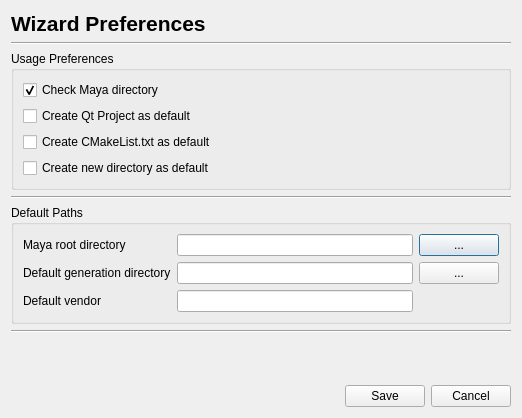
<?xml version="1.0" encoding="UTF-8"?>
<ui version="4.0">
 <class>PreferencesWindow</class>
 <widget class="QDialog" name="PreferencesWindow">
  <property name="geometry">
   <rect>
    <x>0</x>
    <y>0</y>
    <width>522</width>
    <height>418</height>
   </rect>
  </property>
  <property name="windowTitle">
   <string>Preferences</string>
  </property>
  <layout class="QVBoxLayout" name="verticalLayout">
   <item>
    <widget class="QLabel" name="lbl_pref">
     <property name="font">
      <font>
       <pointsize>16</pointsize>
       <weight>75</weight>
       <bold>true</bold>
      </font>
     </property>
     <property name="text">
      <string>Wizard Preferences</string>
     </property>
    </widget>
   </item>
   <item>
    <widget class="Line" name="line">
     <property name="orientation">
      <enum>Qt::Horizontal</enum>
     </property>
    </widget>
   </item>
   <item>
    <widget class="QGroupBox" name="gbx_genPrefs">
     <property name="title">
      <string>Usage Preferences</string>
     </property>
     <layout class="QGridLayout" name="gridLayout_2">
      <item row="0" column="0">
       <widget class="QCheckBox" name="cbx_checkMayaDir">
        <property name="text">
         <string>Check Maya directory</string>
        </property>
        <property name="checked">
         <bool>true</bool>
        </property>
       </widget>
      </item>
      <item row="2" column="0">
       <widget class="QCheckBox" name="cbx_createCMake">
        <property name="text">
         <string>Create CMakeList.txt as default</string>
        </property>
       </widget>
      </item>
      <item row="1" column="0">
       <widget class="QCheckBox" name="cbx_createQt">
        <property name="text">
         <string>Create Qt Project as default</string>
        </property>
       </widget>
      </item>
      <item row="3" column="0">
       <widget class="QCheckBox" name="cbx_createNewDir">
        <property name="text">
         <string>Create new directory as default</string>
        </property>
       </widget>
      </item>
     </layout>
    </widget>
   </item>
   <item>
    <widget class="Line" name="line_3">
     <property name="orientation">
      <enum>Qt::Horizontal</enum>
     </property>
    </widget>
   </item>
   <item>
    <widget class="QGroupBox" name="gbx_paths">
     <property name="title">
      <string>Default Paths</string>
     </property>
     <layout class="QGridLayout" name="gridLayout">
      <item row="1" column="1">
       <widget class="QLineEdit" name="line_genDir"/>
      </item>
      <item row="1" column="0">
       <widget class="QLabel" name="lbl_defaultGenDir">
        <property name="text">
         <string>Default generation directory</string>
        </property>
       </widget>
      </item>
      <item row="2" column="1">
       <widget class="QLineEdit" name="line_vendor"/>
      </item>
      <item row="0" column="1">
       <widget class="QLineEdit" name="line_mayaRootDir"/>
      </item>
      <item row="0" column="0">
       <widget class="QLabel" name="lbl_mayaDir">
        <property name="text">
         <string>Maya root directory</string>
        </property>
       </widget>
      </item>
      <item row="2" column="0">
       <widget class="QLabel" name="lbl_defaultVendor">
        <property name="text">
         <string>Default vendor</string>
        </property>
       </widget>
      </item>
      <item row="0" column="2">
       <widget class="QPushButton" name="btn_browseForMayaRootDirectory">
        <property name="text">
         <string>...</string>
        </property>
       </widget>
      </item>
      <item row="1" column="2">
       <widget class="QPushButton" name="btn_browseForGenDir">
        <property name="text">
         <string>...</string>
        </property>
       </widget>
      </item>
     </layout>
    </widget>
   </item>
   <item>
    <widget class="Line" name="line_2">
     <property name="orientation">
      <enum>Qt::Horizontal</enum>
     </property>
    </widget>
   </item>
   <item>
    <spacer name="verticalSpacer">
     <property name="orientation">
      <enum>Qt::Vertical</enum>
     </property>
     <property name="sizeHint" stdset="0">
      <size>
       <width>20</width>
       <height>40</height>
      </size>
     </property>
    </spacer>
   </item>
   <item>
    <layout class="QHBoxLayout" name="horizontalLayout">
     <item>
      <spacer name="horizontalSpacer">
       <property name="orientation">
        <enum>Qt::Horizontal</enum>
       </property>
       <property name="sizeHint" stdset="0">
        <size>
         <width>40</width>
         <height>20</height>
        </size>
       </property>
      </spacer>
     </item>
     <item>
      <widget class="QPushButton" name="btn_save">
       <property name="text">
        <string>Save</string>
       </property>
      </widget>
     </item>
     <item>
      <widget class="QPushButton" name="btn_cancel">
       <property name="text">
        <string>Cancel</string>
       </property>
      </widget>
     </item>
    </layout>
   </item>
  </layout>
 </widget>
 <tabstops>
  <tabstop>cbx_checkMayaDir</tabstop>
  <tabstop>cbx_createQt</tabstop>
  <tabstop>cbx_createCMake</tabstop>
  <tabstop>cbx_createNewDir</tabstop>
  <tabstop>line_mayaRootDir</tabstop>
  <tabstop>btn_browseForMayaRootDirectory</tabstop>
  <tabstop>line_genDir</tabstop>
  <tabstop>btn_browseForGenDir</tabstop>
  <tabstop>line_vendor</tabstop>
  <tabstop>btn_save</tabstop>
  <tabstop>btn_cancel</tabstop>
 </tabstops>
 <resources/>
 <connections/>
</ui>
